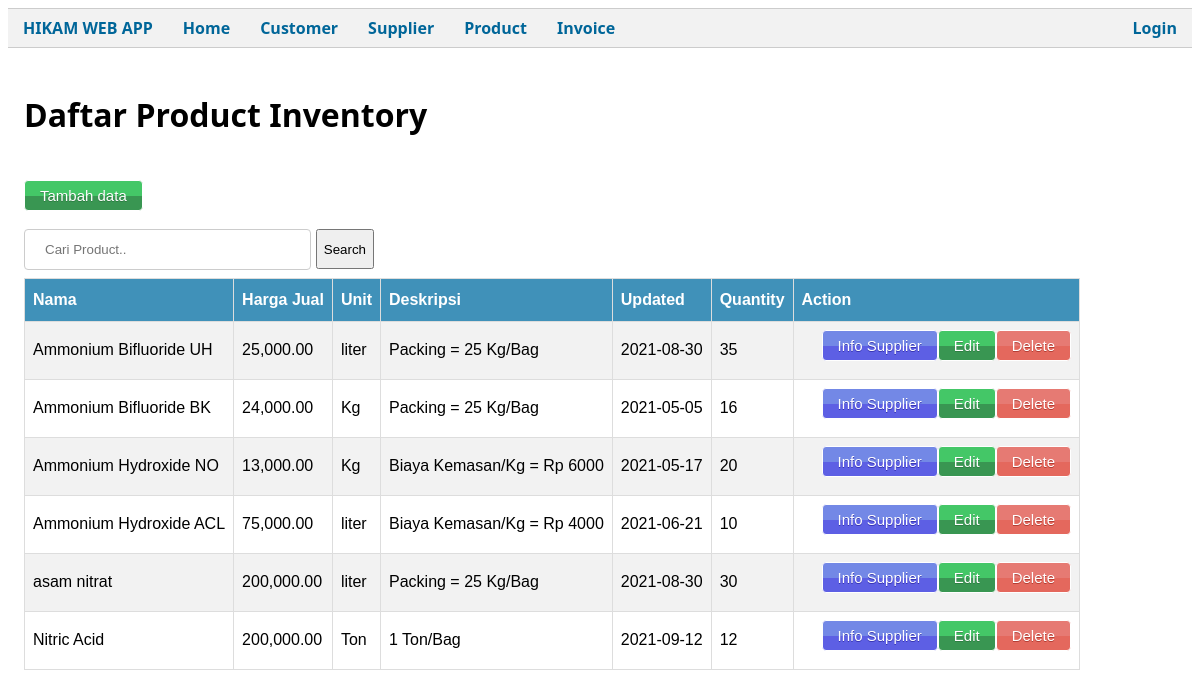
Page /public/Product on the earlier database version.
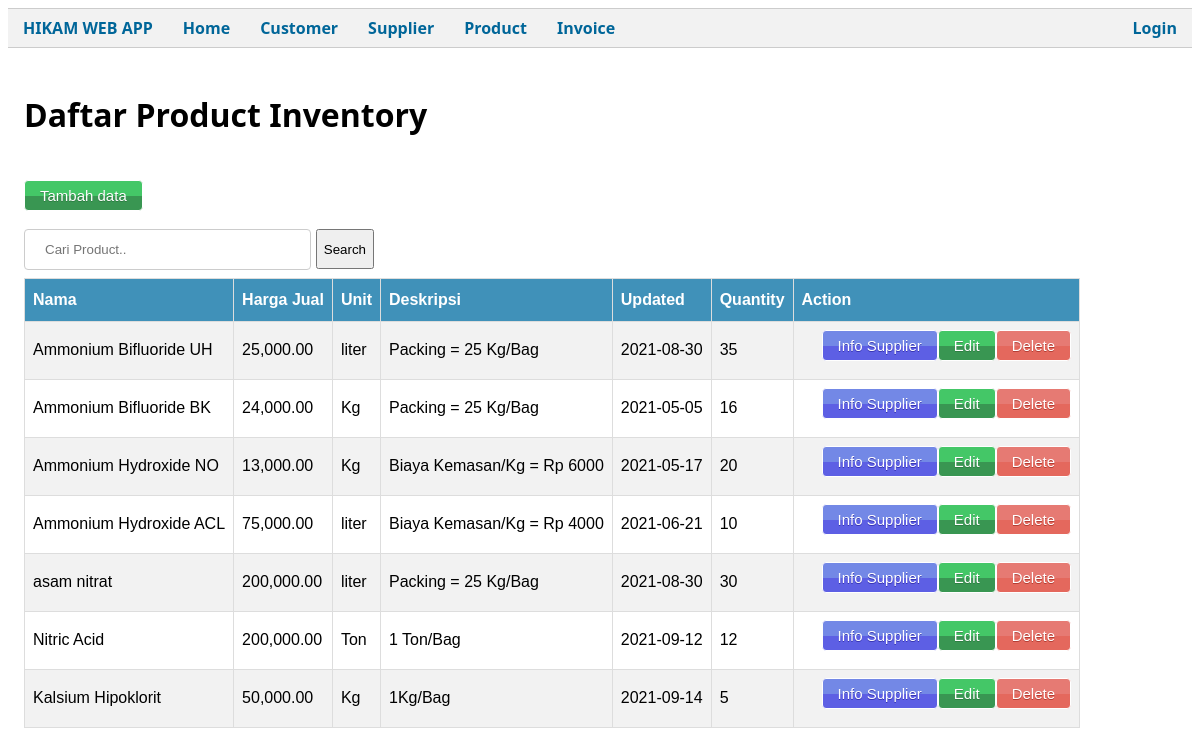
Same page on the later database version.
### tables this page shows
CREATE TABLE `product` (
  `product_id` int(11) NOT NULL,
  `product_name` varchar(255) NOT NULL,
  `product_sell_price` decimal(10,0) DEFAULT NULL,
  `unit` varchar(25) DEFAULT NULL,
  `product_desc` varchar(255) NOT NULL,
  `product_updated` timestamp NOT NULL DEFAULT current_timestamp() ON UPDATE current_timestamp(),
  `product_quantity` int(11) DEFAULT NULL
);

### app/core/Controller.php (called while the page is built, shortened)
<?php
class Controller
{
    public function view($view, $data = [])
    {
        require_once('../app/views/' . $view . '.php');
    }
    public function model($model)
    {
        return new $model;
    }
}

### app/controllers/Product.php (called while the page is built, shortened)
<?php
class Product extends Controller
{
    public function index()
    {
        $data['judul'] = "Daftar Product";
        $data['prod'] = $this->model('Product_model')->getAllProduct();
        $this->view('product/index', $data);
    }
}

### app/core/App.php (called while the page is built, shortened)
<?php
class App
{
    protected $method = 'index';
    protected $params = [];
    public function __construct()
    {
        $this->controller = new $this->controller;
        call_user_func_array([$this->controller, $this->method], $this->params);
    }
}

### public/index.php (called while the page is built, shortened)
<?php
$app = new App;

### app/core/Database.php (called while the page is built, shortened)
<?php
class Database
{
    private $host = DB_HOST;
    private $db_name = DB_NAME;
    private $user = DB_USER;
    private $pass = DB_PASS;
    private $dbh;
    private $stmt;
    public function __construct()
    {
        $dsn =  'mysql:host=' . $this->host . ';dbname=' . $this->db_name;
        $option = [
            PDO::ATTR_PERSISTENT => true,
            PDO::ATTR_ERRMODE => PDO::ERRMODE_EXCEPTION
        ];
        try {
            $this->dbh = new PDO($dsn, $this->user, $this->pass, $option);
        } catch (PDOException $e) {
            die($e->getMessage());
        }
    }
    public function query($query)
    {
        $this->stmt = $this->dbh->prepare($query);
    }
    public function execute()
    {
        $this->stmt->execute();
    }
    public function resultSet()
    {
        $this->execute();
        return $this->stmt->fetchAll(PDO::FETCH_ASSOC);
    }
}

### app/models/Product_model.php (called while the page is built, shortened)
<?php
class Product_model
{
    private $table = "product";
    private $db;
    public function __construct()
    {
        $this->db = new Database;
    }
    public function getAllProduct()
    {
        $this->db->query('SELECT
                            product_id, product_name,
                            product_sell_price, unit,
                            product_desc,
                            DATE(product_updated) AS product_updated,
                            product_quantity FROM ' . $this->table);
        return $this->db->resultSet();
    }
}

### app/views/product/index.php (the view, shortened to what this page needs)
<div class="container">
    <div>
        <br>
        <h1>Daftar Product Inventory</h1>
        <br>
        <a class="editButton" href="<?= BASEURL; ?>/Product/addPage">Tambah data </a>
        <form action="<?= BASEURL; ?>/Product/cari" style="max-width:350px;display:flex;justify-content:center;align-items:center;" method="post">
            <input type="text" placeholder="Cari Product.." name="keyword" id="keyword" autocomplete="off">
            <button type="submit" style="max-width:100px;height:40px;margin-left:5px" id="tombolCari">Search</button>
        </form>
        <table id="tabledetail">
            <tr>
                <th>Nama</th>
                <th>Harga Jual</th>
                <th>Unit</th>
                <th>Deskripsi</th>
                <th>Updated</th>
                <th>Quantity</th>
                <th>Action</th>
            </tr>
            <?php foreach ($data['prod'] as $prod) : ?>
                <tr>
                    <td>
                        <?= $prod['product_name']; ?>
                    </td>
                    <td>
                        <?= number_format($prod['product_sell_price'], 2); ?>
                    </td>
                    <td>
                        <?= $prod['unit']; ?>
                    </td>
                    <td>
                        <?= $prod['product_desc']; ?>
                    </td>
                    <td>
                        <?= $prod['product_updated']; ?>
                    </td>
                    <td>
                        <?= $prod['product_quantity']; ?>
                    </td>
                    <td>
                        <a href="<?= BASEURL; ?>/Product/hapus/<?= $prod['product_id']; ?>" class="redButton" style="float:right" onclick="return confirm('Anda yakin akan hapus data ini?')">Delete</a>
                        <a href="<?= BASEURL; ?>/Product/editPage/<?= $prod['product_id']; ?>" class="editButton" style="float:right">Edit</a>
                        <a href="<?= BASEURL; ?>/InfoProduct/detailSupp/<?= $prod['product_id']; ?>" class="detailButton" style="float:right">Info Supplier</a>
                    </td>
                </tr>
            <?php endforeach; ?>
        </table>
    </div>

Differences in the rows shown:
added product: product_name "Kalsium Hipoklorit", product_sell_price "50,000.00", unit "Kg", product_desc "1Kg/Bag", product_updated "2021-09-14", product_quantity "5"
